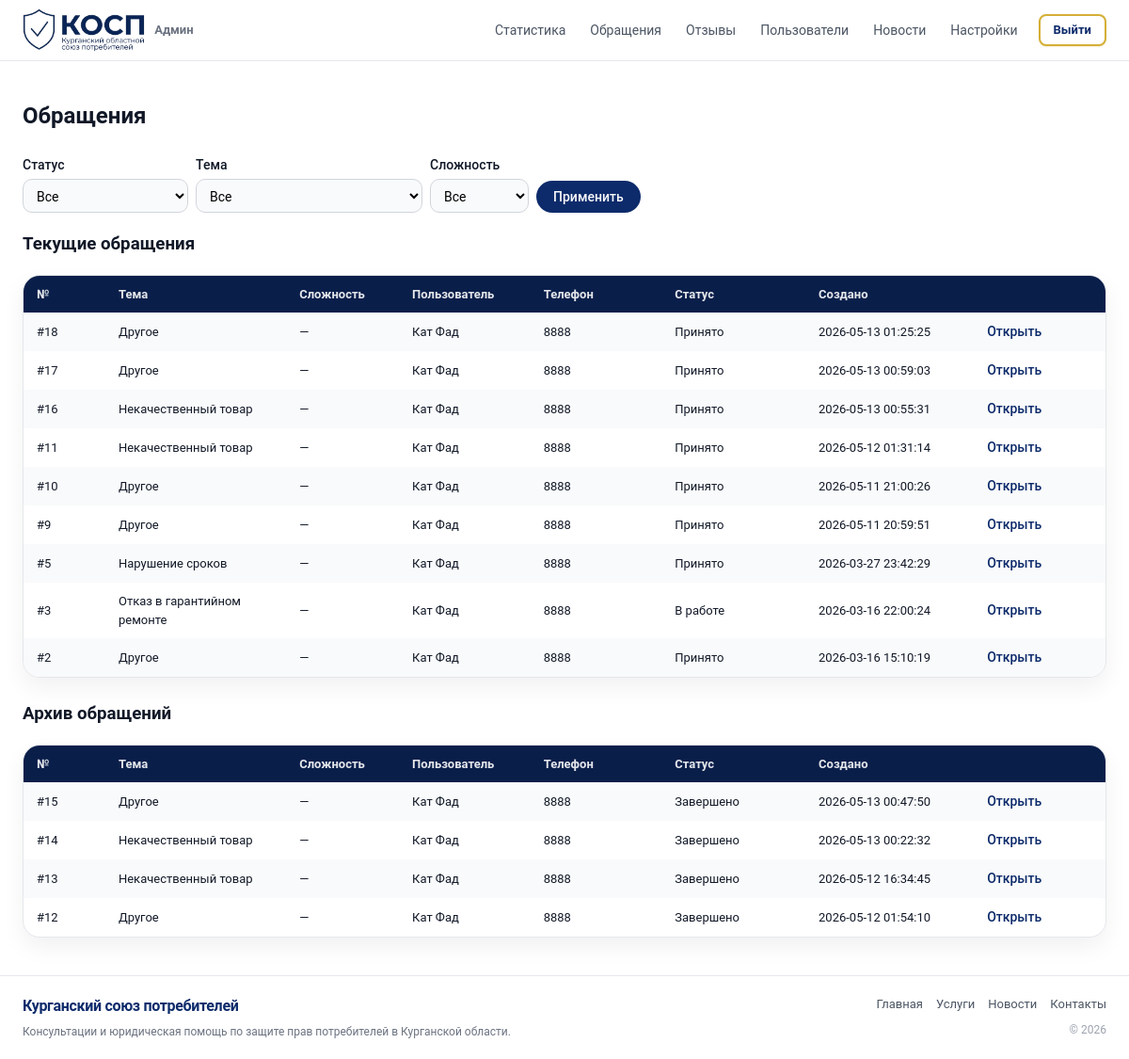
Page /admin/appeals.php (signed in) on the committed database.
### tables this page shows
CREATE TABLE `appeals` (
  `id` int UNSIGNED NOT NULL,
  `user_id` int UNSIGNED NOT NULL,
  `topic` enum('bad_product','delay','warranty_refusal','housing','other') NOT NULL,
  `difficulty` enum('easy','medium','hard') DEFAULT NULL,
  `description` text NOT NULL,
  `attachment_path` varchar(255) DEFAULT NULL,
  `generated_doc_path` varchar(255) DEFAULT NULL,
  `created_at` datetime NOT NULL DEFAULT CURRENT_TIMESTAMP,
  `updated_at` datetime NOT NULL DEFAULT CURRENT_TIMESTAMP ON UPDATE CURRENT_TIMESTAMP
);

CREATE TABLE `users` (
  `id` int UNSIGNED NOT NULL,
  `name` varchar(255) NOT NULL,
  `email` varchar(255) NOT NULL,
  `phone` varchar(50) DEFAULT NULL,
  `password_hash` varchar(255) NOT NULL,
  `is_phone_confirmed` tinyint(1) NOT NULL DEFAULT '0',
  `role` enum('client','admin','employee') NOT NULL DEFAULT 'client',
  `is_blocked` tinyint(1) NOT NULL DEFAULT '0',
  `created_at` datetime NOT NULL
);

### includes/admin_auth.php (called while the page is built, shortened)
<?php
function admin_is_logged_in(): bool
{
    return isset($_SESSION['admin_id'])
        && isset($_SESSION['admin_role'])
        && in_array($_SESSION['admin_role'], ['admin', 'employee'], true);
}
function admin_is_admin(): bool
{
    return admin_is_logged_in() && $_SESSION['admin_role'] === 'admin';
}
function admin_home_href(): string
{
    return admin_is_admin() ? 'index.php' : 'appeals.php';
}
function appeal_difficulty_label(?string $code): string
{
    if ($code === null || $code === '') {
        return '—';
    }
    $map = [
        'easy' => 'Лёгкий',
        'medium' => 'Средний',
        'hard' => 'Сложный',
    ];
    return $map[$code] ?? $code;
}

### admin/appeals.php (the view, shortened to what this page needs)
<?php
require_once __DIR__ . '/../db.php';
require_once __DIR__ . '/../includes/admin_auth.php';
$where = [];
$whereSql = $where ? 'WHERE ' . implode(' AND ', $where) : '';
$sql = "
SELECT a.id, a.topic, a.difficulty, a.created_at, u.name, u.phone,
       last_status.status AS last_status
FROM appeals a
JOIN users u ON u.id = a.user_id
LEFT JOIN (
    SELECT s1.appeal_id, s1.status
    FROM appeal_statuses s1
    JOIN (
        SELECT appeal_id, MAX(created_at) AS max_created_at
        FROM appeal_statuses
        GROUP BY appeal_id
    ) s2 ON s1.appeal_id = s2.appeal_id AND s1.created_at = s2.max_created_at
) last_status ON last_status.appeal_id = a.id
$whereSql
ORDER BY a.created_at DESC, a.id DESC
";
$stmt = $pdo->prepare($sql);
$stmt->execute();
$allAppeals = $stmt->fetchAll();
$appealsActive = [];
$appealsArchived = [];
foreach ($allAppeals as $row) {
    if (in_array($row['last_status'], ['completed', 'rejected'], true)) {
        $appealsArchived[] = $row;
    } else {
        $appealsActive[] = $row;
    }
}
function topic_title_admin(string $code): string {
    $map = [
        'bad_product' => 'Некачественный товар',
        'delay' => 'Нарушение сроков',
        'warranty_refusal' => 'Отказ в гарантийном ремонте',
        'housing' => 'Услуги ЖКХ',
        'other' => 'Другое',
    ];
    return $map[$code] ?? 'Обращение';
}
function status_title_admin(string $code = null): string {
    $map = [
        'accepted' => 'Принято',
        'processing' => 'В работе',
        'answered' => 'Ответ сформирован',
        'completed' => 'Завершено',
        'rejected' => 'Отклонено',
    ];
    return $map[$code] ?? $code;
}
?>
<!DOCTYPE html>
<html lang="ru">
<head>
    <link rel="stylesheet" href="../styles.css" />
</head>
<body>
    <header class="header">
        <div class="container header__inner">
            <?php
            $logoBase = '../';
            $logoHref = admin_home_href();
            $logoAdmin = true;
            require __DIR__ . '/../includes/logo.php';
            ?>
            <?php require __DIR__ . '/includes/nav.php'; ?>
        </div>
    </header>
    <main class="section section--light">
        <div class="container">
            <div class="section__head">
                <h2>Обращения</h2>
            </div>
            <form method="get" style="margin-bottom:16px; display:flex; gap:8px; flex-wrap:wrap;">
                <div class="field" style="max-width:200px;">
                    <label for="status">Статус</label>
                    <select id="status" name="status">
                        <option value="">Все</option>
                    </select>
                </div>
                <div class="field" style="max-width:260px;">
                    <label for="topic">Тема</label>
                    <select id="topic" name="topic">
                        <option value="">Все</option>
                    </select>
                </div>
                <div class="field" style="max-width:200px;">
                    <label for="difficulty">Сложность</label>
                    <select id="difficulty" name="difficulty">
                        <option value="">Все</option>
                    </select>
                </div>
                <div class="field" style="align-self:flex-end;">
                    <button type="submit" class="btn btn--secondary">Применить</button>
                </div>
            </form>
            <div class="section__head" style="margin-bottom:12px;">
                <h3>Текущие обращения</h3>
            </div>
            <?php if (!$appealsActive): ?>
                <p>Нет активных обращений по выбранным фильтрам.</p>
            <?php else: ?>
                <div class="requests-table requests-table--admin-appeals">
                    <div class="requests-row requests-row--head">
                        <div>№</div>
                        <div>Тема</div>
                        <div>Сложность</div>
                        <div>Пользователь</div>
                        <div>Телефон</div>
                        <div>Статус</div>
                        <div>Создано</div>
                    </div>
                    <?php foreach ($appealsActive as $a): ?>
                        <div class="requests-row">
                            <div>#<?php echo (int) $a['id']; ?></div>
                            <div><?php echo htmlspecialchars(topic_title_admin($a['topic']), ENT_QUOTES, 'UTF-8'); ?></div>
                            <div><?php echo htmlspecialchars(appeal_difficulty_label($a['difficulty'] ?? null), ENT_QUOTES, 'UTF-8'); ?></div>
                            <div><?php echo htmlspecialchars($a['name'], ENT_QUOTES, 'UTF-8'); ?></div>
                            <div><?php echo htmlspecialchars($a['phone'], ENT_QUOTES, 'UTF-8'); ?></div>
                            <div><?php echo htmlspecialchars(status_title_admin($a['last_status']), ENT_QUOTES, 'UTF-8'); ?></div>
                            <div><?php echo htmlspecialchars($a['created_at'], ENT_QUOTES, 'UTF-8'); ?></div>
                            <div>
                                <a href="appeal_edit.php?id=<?php echo (int) $a['id']; ?>" class="btn btn--link">Открыть</a>
                            </div>
                        </div>
                    <?php endforeach; ?>
                </div>
            <?php endif; ?>
            <div class="section__head" style="margin:24px 0 12px;">
                <h3>Архив обращений</h3>
            </div>
            <?php if (!$appealsArchived): ?>
                <p>В архиве нет обращений (завершённые и отклонённые обращения будут отображаться здесь).</p>
            <?php else: ?>
                <div class="requests-table requests-table--admin-appeals">
                    <div class="requests-row requests-row--head">
                        <div>№</div>
                        <div>Тема</div>
                        <div>Сложность</div>
                        <div>Пользователь</div>
                        <div>Телефон</div>
                        <div>Статус</div>
                        <div>Создано</div>
                    </div>
                    <?php foreach ($appealsArchived as $a): ?>
                        <div class="requests-row">
                            <div>#<?php echo (int) $a['id']; ?></div>
                            <div><?php echo htmlspecialchars(topic_title_admin($a['topic']), ENT_QUOTES, 'UTF-8'); ?></div>
                            <div><?php echo htmlspecialchars(appeal_difficulty_label($a['difficulty'] ?? null), ENT_QUOTES, 'UTF-8'); ?></div>
                            <div><?php echo htmlspecialchars($a['name'], ENT_QUOTES, 'UTF-8'); ?></div>
                            <div><?php echo htmlspecialchars($a['phone'], ENT_QUOTES, 'UTF-8'); ?></div>
                            <div><?php echo htmlspecialchars(status_title_admin($a['last_status']), ENT_QUOTES, 'UTF-8'); ?></div>
                            <div><?php echo htmlspecialchars($a['created_at'], ENT_QUOTES, 'UTF-8'); ?></div>
                            <div>
                                <a href="appeal_edit.php?id=<?php echo (int) $a['id']; ?>" class="btn btn--link">Открыть</a>
                            </div>
                        </div>
                    <?php endforeach; ?>
                </div>
            <?php endif; ?>
        </div>
    </main>
    <?php $footerPrefix = '../'; require __DIR__ . '/../includes/footer.php'; ?>
</body>
</html>

### includes/logo.php (shortened to what this page needs)
<?php
$logoBase = $logoBase ?? '';
$logoHref = $logoHref ?? 'index.php';
$isFooter = !empty($logoFooter);
$isAdmin = !empty($logoAdmin);
$src = $logoBase . 'assets/kosp_logo.png';
$linkClass = 'logo logo--brand';
$imgClass = 'logo__image';
?>
<a href="<?php echo htmlspecialchars($logoHref, ENT_QUOTES, 'UTF-8'); ?>" class="<?php echo htmlspecialchars($linkClass, ENT_QUOTES, 'UTF-8'); ?>">
    <img
        src="<?php echo htmlspecialchars($src, ENT_QUOTES, 'UTF-8'); ?>"
        alt="КОСП — Курганский областной союз потребителей"
        class="<?php echo htmlspecialchars($imgClass, ENT_QUOTES, 'UTF-8'); ?>"
        <?php if (!$isFooter): ?>
        width="260"
        height="92"
        <?php else: ?>
        width="200"
        height="71"
        <?php endif; ?>
        decoding="async"
    />
    <?php if ($isAdmin): ?>
        <span class="logo__admin-mark">Админ</span>
    <?php endif; ?>
</a>

### admin/includes/nav.php (shortened to what this page needs)
<?php
require_once __DIR__ . '/../../includes/admin_auth.php';
$isAdminNav = admin_is_admin();
?>
<nav class="nav">
    <?php if ($isAdminNav): ?>
        <a href="index.php" class="nav__link">Статистика</a>
    <?php endif; ?>
    <a href="appeals.php" class="nav__link">Обращения</a>
    <?php if ($isAdminNav): ?>
        <a href="reviews.php" class="nav__link">Отзывы</a>
        <a href="users.php" class="nav__link">Пользователи</a>
        <a href="news.php" class="nav__link">Новости</a>
        <a href="settings.php" class="nav__link">Настройки</a>
    <?php endif; ?>
    <a href="logout.php" class="nav__link nav__link--outlined">Выйти</a>
</nav>

### includes/footer.php
<?php
$footerPrefix = $footerPrefix ?? '';
$p = $footerPrefix;
$y = (int) date('Y');
?>
<footer class="footer">
    <div class="container footer__inner">
        <div class="footer__brand">
            <p class="footer__title">Курганский союз потребителей</p>
            <p class="footer__muted">
                Консультации и юридическая помощь по защите прав потребителей в Курганской области.
            </p>
        </div>
        <div class="footer__aside">
            <nav class="footer__nav" aria-label="Нижнее меню">
                <a href="<?php echo htmlspecialchars($p . 'index.php', ENT_QUOTES, 'UTF-8'); ?>">Главная</a>
                <a href="<?php echo htmlspecialchars($p . 'services.php', ENT_QUOTES, 'UTF-8'); ?>">Услуги</a>
                <a href="<?php echo htmlspecialchars($p . 'news.php', ENT_QUOTES, 'UTF-8'); ?>">Новости</a>
                <a href="<?php echo htmlspecialchars($p . 'contacts.php', ENT_QUOTES, 'UTF-8'); ?>">Контакты</a>
            </nav>
            <span class="footer__copy">© <?php echo $y; ?></span>
        </div>
    </div>
</footer>

### styles.css (style rules this page uses)
*, *::before, *::after { box-sizing: border-box; }
html, body { margin: 0; padding: 0; height: 100%; }
body { font-family: "Roboto", system-ui, -apple-system, BlinkMacSystemFont, "Segoe UI", sans-serif; color: #111827; background: #F8F9FA; line-height: 1.5; min-height: 100vh; display: flex; flex-direction: column; }
main { flex: 1; }
img { max-width: 100%; display: block; }
a { color: inherit; text-decoration: none; }
button { font-family: inherit; }
.container { width: 100%; max-width: 1200px; margin: 0 auto; padding: 0 24px; }
.header { position: sticky; top: 0; z-index: 100; background: rgba(255, 255, 255, 0.96); backdrop-filter: blur(12px); border-bottom: 1px solid #e5e7eb; }
.header__inner { display: flex; align-items: center; justify-content: space-between; height: 64px; gap: 24px; }
.logo { display: flex; align-items: center; }
.logo--brand { display: inline-flex; align-items: center; text-decoration: none; gap: 10px; max-width: 100%; }
.logo__image { display: block; height: 46px; width: auto; max-width: min(100%, 300px); }
.logo__admin-mark { font-size: 13px; font-weight: 600; color: #6b7280; white-space: nowrap; }
.nav { display: flex; align-items: center; gap: 18px; font-size: 14px; }
.nav__link { padding: 0 4px; border-radius: 0; color: #4b5563; transition: background 0.16s ease, color 0.16s ease; }
.nav__link--outlined { padding: 5px 14px; border-radius: 8px; border: 2px solid #d4af37; color: #0d2b6b; font-size: 13px; font-weight: 600; background: #ffffff; transition: background 0.15s ease, border-color 0.15s ease, color 0.15s ease, box-shadow 0.15s ease; box-shadow: 0 1px 2px rgba(212, 175, 55, 0.2); }
.section { padding: 40px 0; background: #F8F9FA; scroll-margin-top: 72px; }
.section--light { background: #ffffff; }
.section__head { text-align: left; margin-bottom: 24px; }
.section__head h2 { margin: 0 0 8px; font-size: 24px; }
.btn { display: inline-flex; align-items: center; justify-content: center; padding: 9px 18px; border-radius: 999px; border: none; cursor: pointer; font-size: 14px; font-weight: 500; transition: background 0.18s ease, color 0.18s ease, box-shadow 0.18s ease, transform 0.08s ease; }
.btn--secondary { background: #0D2B6B; color: #f9fafb; }
.btn--link { background: none; color: #0D2B6B; padding: 0; box-shadow: none; }
.field { display: flex; flex-direction: column; gap: 4px; font-size: 14px; }
.field label { font-weight: 500; color: #111827; }
input[type="text"], input[type="email"], input[type="tel"], input[type="number"], input[type="password"], select, textarea { border-radius: 10px; border: 1px solid #d1d5db; padding: 8px 10px; font-size: 14px; font-family: inherit; outline: none; transition: border-color 0.15s ease, box-shadow 0.15s ease; background: #f9fafb; }
.footer { border-top: 1px solid #e5e7eb; background: #ffffff; padding: 20px 0; font-size: 13px; }
.footer__inner { display: flex; align-items: flex-start; justify-content: space-between; gap: 24px; flex-wrap: wrap; }
.footer__brand { flex: 1 1 280px; min-width: 0; }
.footer__title { margin: 0 0 6px; font-size: 16px; font-weight: 600; color: #0d2b6b; letter-spacing: -0.02em; }
.footer__muted { margin: 0; font-size: 12px; color: #6b7280; line-height: 1.5; max-width: 42rem; }
.footer__aside { flex: 0 0 auto; display: flex; flex-direction: column; align-items: flex-end; gap: 8px; text-align: right; }
.footer__nav { display: flex; flex-wrap: wrap; gap: 14px; justify-content: flex-end; }
.footer__nav a { color: #4b5563; font-size: 13px; }
.footer__copy { color: #9ca3af; font-size: 12px; }
.requests-table { background: #ffffff; border-radius: 18px; border: 1px solid #e5e7eb; box-shadow: 0 10px 24px rgba(15, 23, 42, 0.06); overflow: hidden; }
.requests-row { display: grid; grid-template-columns: 0.7fr 1.6fr 1.1fr 1.2fr 1.5fr 1.5fr 1fr; gap: 8px; padding: 10px 14px; font-size: 13px; align-items: center; }
.requests-row:nth-child(even) { background: #f9fafb; }
.requests-row--head { background: #0a1e4a; color: #e5e7eb; font-weight: 600; }
.requests-table--admin-appeals .requests-row { grid-template-columns: 0.6fr 1.4fr 0.85fr 1fr 1fr 1.1fr 1.3fr 0.85fr; }

### rows in the picture
appeals: id "18", topic "Другое", difficulty "—", user.name "Кат Фад", user.phone "8888", last_status "Принято", created_at "2026-05-13 01:25:25"
appeals: id "17", topic "Другое", difficulty "—", user.name "Кат Фад", user.phone "8888", last_status "Принято", created_at "2026-05-13 00:59:03"
appeals: id "16", topic "Некачественный товар", difficulty "—", user.name "Кат Фад", user.phone "8888", last_status "Принято", created_at "2026-05-13 00:55:31"
appeals: id "11", topic "Некачественный товар", difficulty "—", user.name "Кат Фад", user.phone "8888", last_status "Принято", created_at "2026-05-12 01:31:14"
appeals: id "10", topic "Другое", difficulty "—", user.name "Кат Фад", user.phone "8888", last_status "Принято", created_at "2026-05-11 21:00:26"
appeals: id "9", topic "Другое", difficulty "—", user.name "Кат Фад", user.phone "8888", last_status "Принято", created_at "2026-05-11 20:59:51"
appeals: id "5", topic "Нарушение сроков", difficulty "—", user.name "Кат Фад", user.phone "8888", last_status "Принято", created_at "2026-03-27 23:42:29"
appeals: id "3", topic "Отказ в гарантийном ремонте", difficulty "—", user.name "Кат Фад", user.phone "8888", last_status "В работе", created_at "2026-03-16 22:00:24"
appeals: id "2", topic "Другое", difficulty "—", user.name "Кат Фад", user.phone "8888", last_status "Принято", created_at "2026-03-16 15:10:19"
appeals: id "15", topic "Другое", difficulty "—", user.name "Кат Фад", user.phone "8888", last_status "Завершено", created_at "2026-05-13 00:47:50"
appeals: id "14", topic "Некачественный товар", difficulty "—", user.name "Кат Фад", user.phone "8888", last_status "Завершено", created_at "2026-05-13 00:22:32"
appeals: id "13", topic "Некачественный товар", difficulty "—", user.name "Кат Фад", user.phone "8888", last_status "Завершено", created_at "2026-05-12 16:34:45"
appeals: id "12", topic "Другое", difficulty "—", user.name "Кат Фад", user.phone "8888", last_status "Завершено", created_at "2026-05-12 01:54:10"
